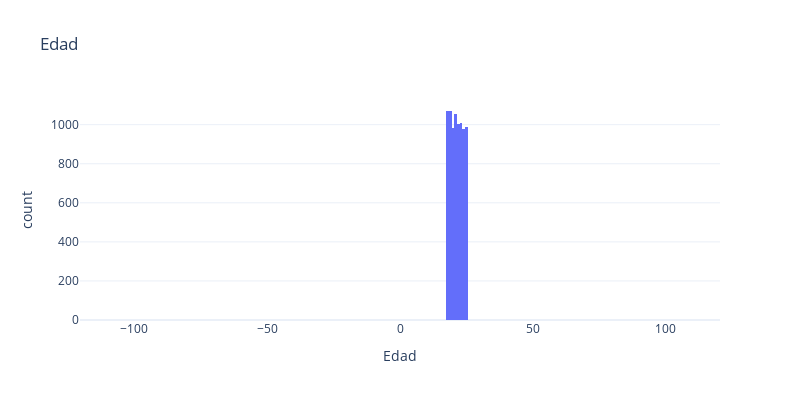

The notebook cell this image was saved under:
### Markdown cell above
# Análisis univariable: Revisar si hay outlier

### Code cell
px.histogram(data_frame=df
             , x="Edad"
             , width=800, height=400
             , labels={'id':'Edad'}
             , title="Edad"
             , template='plotly_white'
             )

### Figure 1 — Plotly figure (JSON) as saved in the notebook; plotly's stock layout.template omitted (floating-point values rounded to 4 significant figures; data arrays with more than 128 entries replaced by an {"elided": "..."} marker saying what was removed)
{"data": [{"alignmentgroup": "True", "bingroup": "x", "hovertemplate": "Edad=%{x}<br>count=%{y}<extra></extra>", "legendgroup": "", "marker": {"color": "#636efa", "pattern": {"shape": ""}}, "name": "", "offsetgroup": "", "orientation": "v", "showlegend": false, "type": "histogram", "x": {"elided": "9063 int values"}, "xaxis": "x", "yaxis": "y"}], "layout": {"barmode": "relative", "height": 400, "legend": {"tracegroupgap": 0}, "title": {"text": "Edad"}, "width": 800, "xaxis": {"anchor": "y", "domain": [0, 1], "title": {"text": "Edad"}}, "yaxis": {"anchor": "x", "domain": [0, 1], "title": {"text": "count"}}}}
